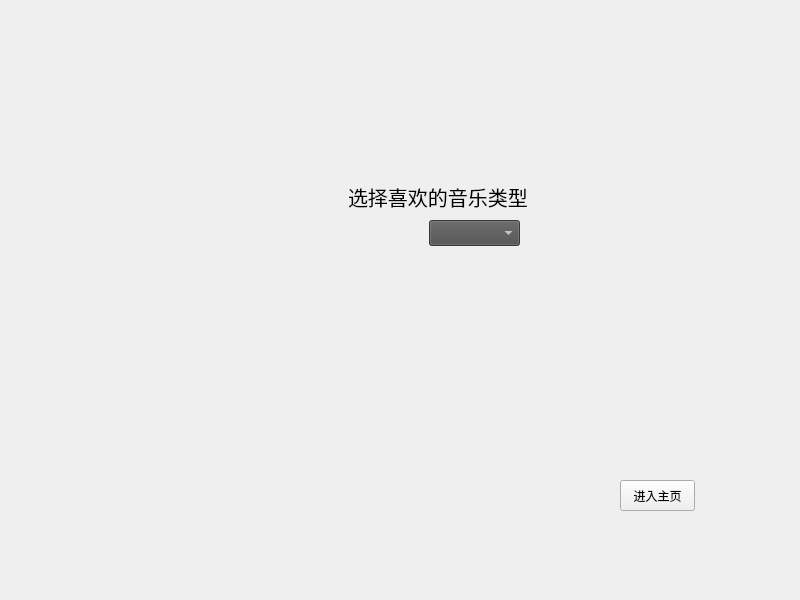
<?xml version="1.0" encoding="UTF-8"?>
<ui version="4.0">
 <class>MainWindow</class>
 <widget class="QMainWindow" name="MainWindow">
  <property name="geometry">
   <rect>
    <x>0</x>
    <y>0</y>
    <width>800</width>
    <height>600</height>
   </rect>
  </property>
  <property name="minimumSize">
   <size>
    <width>800</width>
    <height>600</height>
   </size>
  </property>
  <property name="maximumSize">
   <size>
    <width>800</width>
    <height>600</height>
   </size>
  </property>
  <property name="windowTitle">
   <string>MainWindow</string>
  </property>
  <widget class="QWidget" name="centralwidget">
   <widget class="QPushButton" name="pushButton">
    <property name="geometry">
     <rect>
      <x>620</x>
      <y>480</y>
      <width>75</width>
      <height>31</height>
     </rect>
    </property>
    <property name="text">
     <string>进入主页</string>
    </property>
   </widget>
   <widget class="QComboBox" name="comboBox">
    <property name="geometry">
     <rect>
      <x>429</x>
      <y>220</y>
      <width>91</width>
      <height>26</height>
     </rect>
    </property>
    <property name="styleSheet">
     <string notr="true">background-color: rgb(79, 79, 79);
color: rgb(255, 255, 255);</string>
    </property>
   </widget>
   <widget class="QLabel" name="label_1">
    <property name="geometry">
     <rect>
      <x>348</x>
      <y>176</y>
      <width>221</width>
      <height>41</height>
     </rect>
    </property>
    <property name="font">
     <font>
      <pointsize>15</pointsize>
     </font>
    </property>
    <property name="text">
     <string>选择喜欢的音乐类型</string>
    </property>
   </widget>
   <widget class="QLabel" name="display_style">
    <property name="geometry">
     <rect>
      <x>420</x>
      <y>250</y>
      <width>201</width>
      <height>221</height>
     </rect>
    </property>
    <property name="text">
     <string/>
    </property>
    <property name="alignment">
     <set>Qt::AlignLeading|Qt::AlignLeft|Qt::AlignTop</set>
    </property>
    <property name="wordWrap">
     <bool>false</bool>
    </property>
   </widget>
  </widget>
 </widget>
 <resources/>
 <connections/>
</ui>
